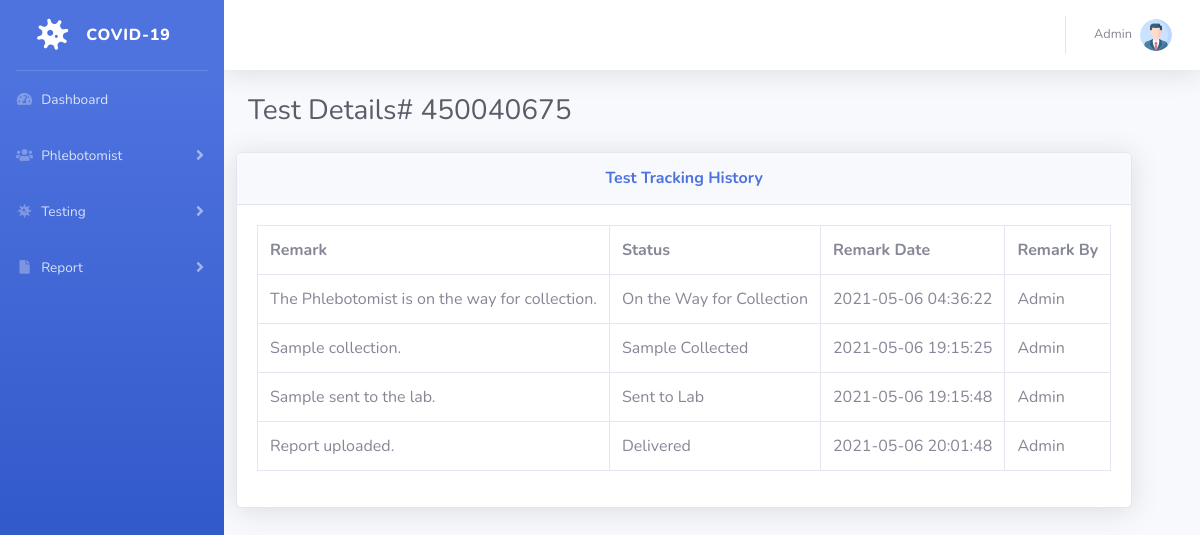
/COVID-19/patient-report-details.php?oid=450040675 (signed in), run on the app's committed database.
### tables this page shows
CREATE TABLE `tblreporttracking` (
  `id` int(11) NOT NULL,
  `OrderNumber` bigint(40) DEFAULT NULL,
  `Remark` varchar(255) DEFAULT NULL,
  `Status` varchar(120) DEFAULT NULL,
  `PostingTime` timestamp NULL DEFAULT current_timestamp(),
  `RemarkBy` int(5) DEFAULT NULL
);

### COVID-19/patient-report-details.php (the view, shortened to what this page needs)
<?php session_start();
include_once('includes/config.php');
?>
<!DOCTYPE html>
<html lang="en">
<head>
    <link href="vendor/fontawesome-free/css/all.min.css" rel="stylesheet" type="text/css">
    <link href="css/sb-admin-2.min.css" rel="stylesheet">
</head>
<body id="page-top">
    <div id="wrapper">
        <?php include_once('includes/sidebar.php');?>
             <div id="content-wrapper" class="d-flex flex-column">
                <div id="content">
                    <?php include_once('includes/topbar.php');?>
                         <div class="container-fluid">
                            <h1 class="h3 mb-4 text-gray-800">Test Details# <?php echo intval($_GET['oid']);?></h1>
                            <div class="row">
<?php
$orderid=intval($_GET['oid']);
$ret=mysqli_query($con,"select * from tblreporttracking
join tbladmin on tbladmin.ID=tblreporttracking.RemarkBy
where tblreporttracking.OrderNumber='$orderid'");
$num=mysqli_num_rows($ret);
?>
<div class="row">
                         <div class="col-lg-12">
                            <div class="card shadow mb-4">
                                <div class="card-header py-3">
                                    <h6 class="m-0 font-weight-bold text-primary" align="center">Test  Tracking History</h6>
                                </div>
                                <div class="card-body">
                                <?php if($num>0){
                                ?>
                                 <table class="table table-bordered"  width="100%" cellspacing="0">
                                <tr>
                                    <th>Remark</th>
                                    <th>Status</th>
                                    <th>Remark Date</th>
                                    <th>Remark By</th>
                                <?php while($result=mysqli_fetch_array($ret)){?>
                                </tr>
                                    <tr>
                                    <td><?php echo $result['Remark'];?></td>
                                    <td><?php echo $result['Status'];?></td>
                                    <td><?php echo $result['PostingTime'];?></td>
                                    <td><?php echo $result['AdminName'];?></td>
                                    </tr>
                                <?php }?>
                                </table>
                                 <?php
                             } else { ?>
                        <h4 align="center" style="color:red"> No Tracking history found </h4>
                                 <?php } ?>
                                </div>
                            </div>
                        </div>
                    </div>
            </div>
        </div>
    </div>
</div>
</body>
</html>

### COVID-19/includes/sidebar.php (shortened to what this page needs)
        <ul class="navbar-nav bg-gradient-primary sidebar sidebar-dark accordion" id="accordionSidebar">
            <a class="sidebar-brand d-flex align-items-center justify-content-center" href="#">
                <div class="sidebar-brand-icon rotate-n-15">
                    <i class="fas fa-virus"></i>
                </div>
                <div class="sidebar-brand-text mx-3">COVID-19</div>
            </a>
            <hr class="sidebar-divider my-0">
<?php if($_SESSION['aid']):?>
     <li class="nav-item">
                <a class="nav-link" href="dashboard.php">
                    <i class="fas fa-fw fa-tachometer-alt"></i>
                    <span>Dashboard</span></a>
            </li>
    <li class="nav-item">
                <a class="nav-link collapsed" href="#" data-toggle="collapse" data-target="#collapseOne"
                    aria-expanded="true" aria-controls="collapseOne">
                    <i class="fas fa-fw fa-users"></i>
                    <span>Phlebotomist</span>
                </a>
            </li>
     <li class="nav-item">
                <a class="nav-link collapsed" href="#" data-toggle="collapse" data-target="#collapseTwo"
                    aria-expanded="true" aria-controls="collapseTwo">
                    <i class="fas fa-fw fa-virus"></i>
                    <span>Testing</span>
                </a>
            </li>
   <li class="nav-item">
                <a class="nav-link collapsed" href="#" data-toggle="collapse" data-target="#collapseThree"
                    aria-expanded="true" aria-controls="collapseThree">
                    <i class="fas fa-fw fa-file"></i>
                    <span>Report</span>
                </a>
            </li>
<?php endif;    ?>
        </ul>

### COVID-19/includes/topbar.php (shortened to what this page needs)
      <nav class="navbar navbar-expand navbar-light bg-white topbar mb-4 static-top shadow">
            <?php if($_SESSION['aid']):?>
                    <ul class="navbar-nav ml-auto">
                        <li class="nav-item dropdown no-arrow">
                            <a class="nav-link dropdown-toggle" href="#" id="userDropdown" role="button"
                                data-toggle="dropdown" aria-haspopup="true" aria-expanded="false">
                <?php
$adid=$_SESSION['aid'];
$ret1=mysqli_query($con,"select AdminName from tbladmin where ID='$adid'");
while($row1=mysqli_fetch_array($ret1)){
?>
                                <span class="mr-2 d-none d-lg-inline text-gray-600 small"><?php  echo $row1['AdminName'];?></span>
                           <?php } ?>
                                <img class="img-profile rounded-circle"
                                    src="img/profile.png">
                            </a>
                        </li>
                    </ul>
                <?php endif;?>
                </nav>

### data on the page
tblreporttracking: Remark "The Phlebotomist is on the way for collection.", Status "On the Way for Collection", PostingTime "2021-05-06 04:36:22", tbladmin.AdminName "Admin"
tblreporttracking: Remark "Sample collection.", Status "Sample Collected", PostingTime "2021-05-06 19:15:25", tbladmin.AdminName "Admin"
tblreporttracking: Remark "Sample sent to the lab.", Status "Sent to Lab", PostingTime "2021-05-06 19:15:48", tbladmin.AdminName "Admin"
tblreporttracking: Remark "Report uploaded.", Status "Delivered", PostingTime "2021-05-06 20:01:48", tbladmin.AdminName "Admin"

### other printed values
$row1['AdminName'] "Admin"
$_GET['oid'] "450040675"
